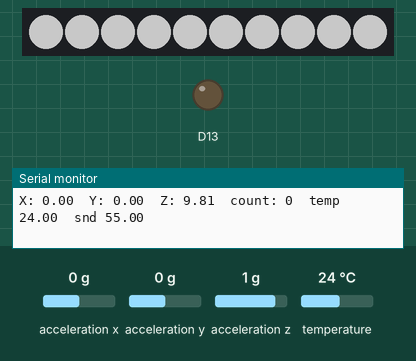
This sketch was run on a simulated Adafruit Circuit Playground Express. Parts: 10 RGB LEDs in strip order, left to right, output pins drawn as LEDs (lit = HIGH), the last lines printed to the serial monitor. The inputs (shaded band) are chosen by the test bench; at power-on: acceleration x 0 g, acceleration y 0 g, acceleration z 1 g, temperature 24 °C. Dim RGB values are drawn brighter than linear.

Above: at 0.1 s.
At 56.5 s:
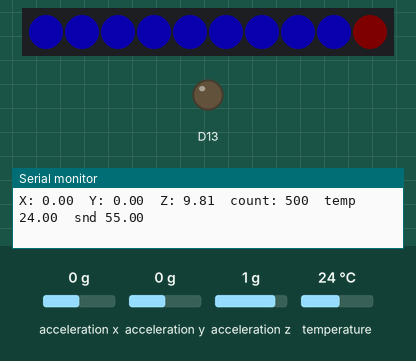

Measured:
- what the display in image 0 shows lasts 56.5 s, from 0.0 s to 56.5 s

The sketch:

CPX_motion_light.ino
```cpp
//a little programme to detect motion on a 3d printer
//and light up the build plate for a octoprint based PI camera
//while providing some status information via the CPX sensors
// colors chosen and brighness are ideal for me
//as the camera wont have to AWB much and it has a cool blacklight effect

#include <Adafruit_CircuitPlayground.h>

float X, Y, Z;
float Xold, Yold, Zold;
int count;
void setup() {
  Serial.begin(9600); // sending data to serial, for future project
  CircuitPlayground.begin(); //CP init
  CircuitPlayground.setBrightness(30);
}

//ACTIVE lights when detecting motion
void lightsOn() {
  CircuitPlayground.setBrightness(100);
  for (int x = 0; x < 10; x++) {
    CircuitPlayground.setPixelColor(x, 0xFFFFFF);
  }
  delay(1000);
  X = CircuitPlayground.motionX();
  Y = CircuitPlayground.motionY();
  Z = CircuitPlayground.motionZ();
  //reset counter to zero when this function is called because of movement
  count = 0;
}

//IDLE lights when not detecting motion
void lightsSB() {
  CircuitPlayground.setBrightness(50);
  for (int x = 0; x < 9; x++) {
    CircuitPlayground.setPixelColor(x, 0x1100FF);
  }
  CircuitPlayground.setPixelColor(9, CircuitPlayground.temperature(), 0, 0); //sets last pixel to red based on TempC
}


void loop() {
  // dumps old value into variable to compare with later before getting a new value
  Xold = X;
  Yold = Y;
  Zold = Z;
  X = CircuitPlayground.motionX();
  Y = CircuitPlayground.motionY();
  Z = CircuitPlayground.motionZ();

  //debugging output to serial
  Serial.print("X: ");
  Serial.print(X);
  Serial.print("  Y: ");
  Serial.print(Y);
  Serial.print("  Z: ");
  Serial.print(Z);
  Serial.print("  count: ");
  Serial.print(count);
  Serial.print("  temp ");
  Serial.print(CircuitPlayground.temperature());
  Serial.print("  snd ");
  Serial.print(CircuitPlayground.mic.soundPressureLevel(10));
  Serial.println();

  //compare difference of each direction.
  // best to include a floating number if adjusting
  if ( Xold >= X + .99 || Xold <= X - .99) {
    lightsOn();
  }
  if ( Yold >= Y + .99 || Yold <= Y - .99) {
    lightsOn();
  }
  if ( Zold >= Z + 1.99 || Zold <= Z - 1.99) {
    lightsOn();
  }
  //turns lights on and keeps them on as long as its above given temp C
  if (CircuitPlayground.temperature() >= 60) {
    lightsOn();
    count = 0;
  }

  // will loop a given number of times every 100 ms given by the delay below
  // then jump to the standby lights after that point, begins the loop again
  if (count == 500) {
    lightsSB();
    count = 0;
  }
  count++;
  delay(100);
}
```
